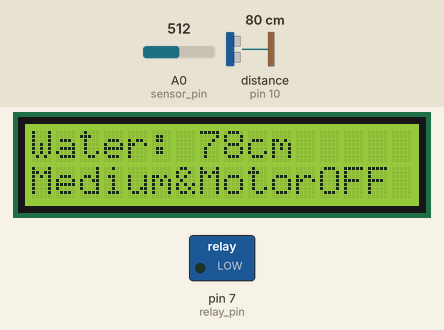
The sketch below on a simulated Arduino Uno, built with avr-gcc and run on an emulated ATmega328P. Parts: 16×2 character LCD, switched loads named in the sketch (green lamp = pin HIGH). Wiring (inferred from the names in the program): ultrasonic range finder: trigger pin 9; echo pin 10. The test bench sets the inputs (shaded band); at power-on: A0 (sensor_pin) = 512, distance to the obstacle (sensor on pin 10) 80 cm. The echo pulse lasts 58.3 µs per cm; pins used as bus, display or sensor lines are not drawn; what the sketch prints to the serial monitor is not drawn.

Above: at 1.2 s.
1.3 s: A0 (sensor_pin) set to 489
At 3.3 s:
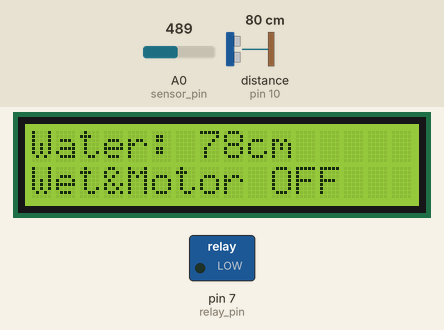
3.6 s: A0 (sensor_pin) set to 960
At 4.8 s:
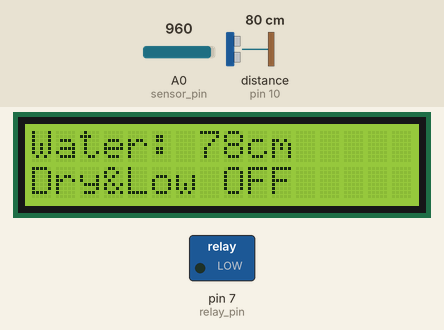
5.7 s: distance to the obstacle (sensor on pin 10) set to 5 cm
At 6.7 s:
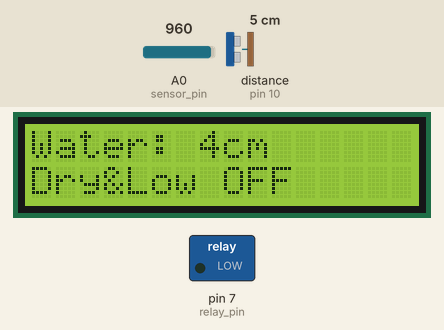
7.8 s: distance to the obstacle (sensor on pin 10) set to 2 cm
At 9.5 s:
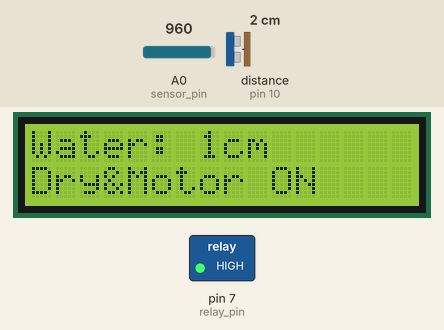
9.9 s: distance to the obstacle (sensor on pin 10) set to 4 cm
At 11.2 s:
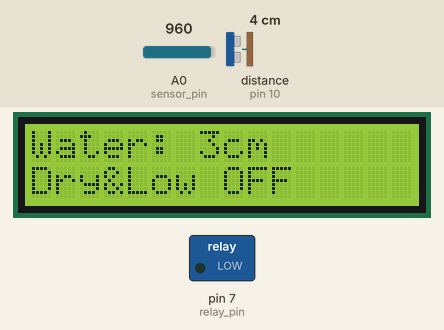
12.0 s: A0 (sensor_pin) set to 935
At 13.3 s:
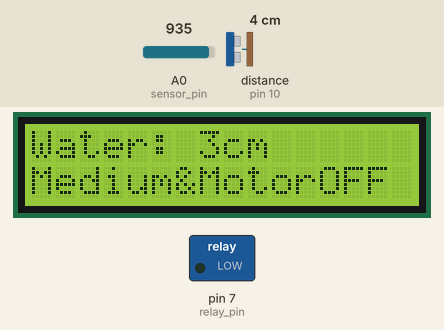
Timing chart, 0 to 15.0 s (numbered marks = the images above; inputs shaded):
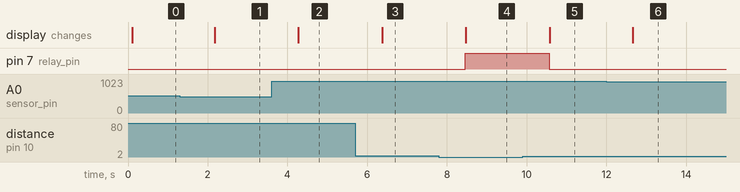

Measured:
- the behaviour switches between 500 and 499 on A0 (sensor_pin) (found by bisection; images 0 and 1)
- the behaviour switches between 4 and 3 cm on distance to the obstacle (sensor on pin 10) (found by bisection; images 3 and 4)
- the behaviour switches between 951 and 950 on A0 (sensor_pin) (found by bisection; images 5 and 6)
- after the input at 1.3 s, the display: changes after 0.87 s (image 1)
- after the input at 3.6 s, the display: changes after 0.67 s (image 2)
- after the input at 5.7 s, the display: changes after 0.67 s (image 3)
- after the input at 7.8 s, pin 7 (relay_pin): LOW → HIGH after 0.66 s; the display: changes after 0.67 s (image 4)
- after the input at 9.9 s, pin 7 (relay_pin): HIGH → LOW after 0.66 s; the display: changes after 0.68 s (image 5)
- after the input at 12.0 s, the display: changes after 0.66 s (image 6)

The sketch:

ultrasonic_and_soilmoisture.ino
```cpp
#include <Wire.h>
#include <LiquidCrystal_I2C.h>

LiquidCrystal_I2C lcd(0x27, 16, 2);

int sensor_pin = A0;
int relay_pin = 7;
int trig_pin = 9;
int echo_pin = 10;
long duration;
int distance;

void setup() {
  Serial.begin(9600);
  lcd.init();
  lcd.backlight();

  pinMode(sensor_pin, INPUT);
  pinMode(relay_pin, OUTPUT);
  pinMode(trig_pin, OUTPUT);
  pinMode(echo_pin, INPUT);
}

void loop() {
  digitalWrite(trig_pin, LOW);
  delayMicroseconds(2);
  digitalWrite(trig_pin, HIGH);
  delayMicroseconds(10);
  digitalWrite(trig_pin, LOW);

  duration = pulseIn(echo_pin, HIGH);
  distance = duration * 0.034 / 2;

  Serial.print("Water Level Distance: ");
  Serial.print(distance);
  Serial.println(" cm");

  int sensor_data = analogRead(sensor_pin);
  Serial.print("Sensor_data: ");
  Serial.println(sensor_data);

  lcd.clear();


  lcd.setCursor(0, 0);
  lcd.print("Water: ");
  lcd.print(distance);
  lcd.print("cm  ");

  if (sensor_data > 950) {
    if (distance>=3) {
      Serial.println("Soil is dry but water level is low, turning OFF motor");
      digitalWrite(relay_pin, LOW);
      lcd.setCursor(0, 1);
      lcd.print("Dry&Low OFF  ");
    } else {
      Serial.println("Soil is dry, water level sufficient, turning ON motor");
      digitalWrite(relay_pin, HIGH);
      lcd.setCursor(0, 1);
      lcd.print("Dry&Motor ON ");
    }
  } else if (sensor_data >= 500 && sensor_data <= 950) {
    Serial.println("Soil is medium, motor OFF");
    digitalWrite(relay_pin, LOW);
    lcd.setCursor(0, 1);
    lcd.print("Medium&MotorOFF");
  } else if (sensor_data < 500) {
    Serial.println("Soil is wet, motor OFF");
    digitalWrite(relay_pin, LOW);
    lcd.setCursor(0, 1);
    lcd.print("Wet&Motor OFF ");
  }

  delay(1000);
}
```
